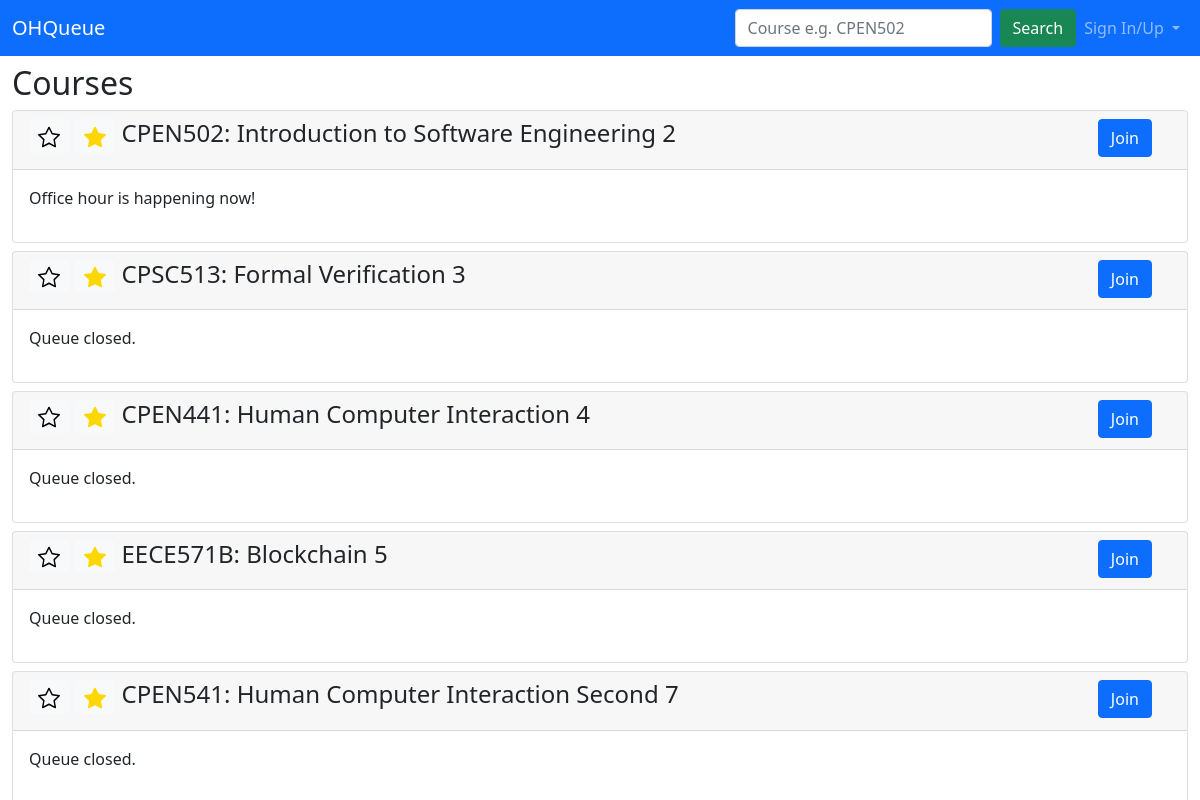
The app's page /, older data.
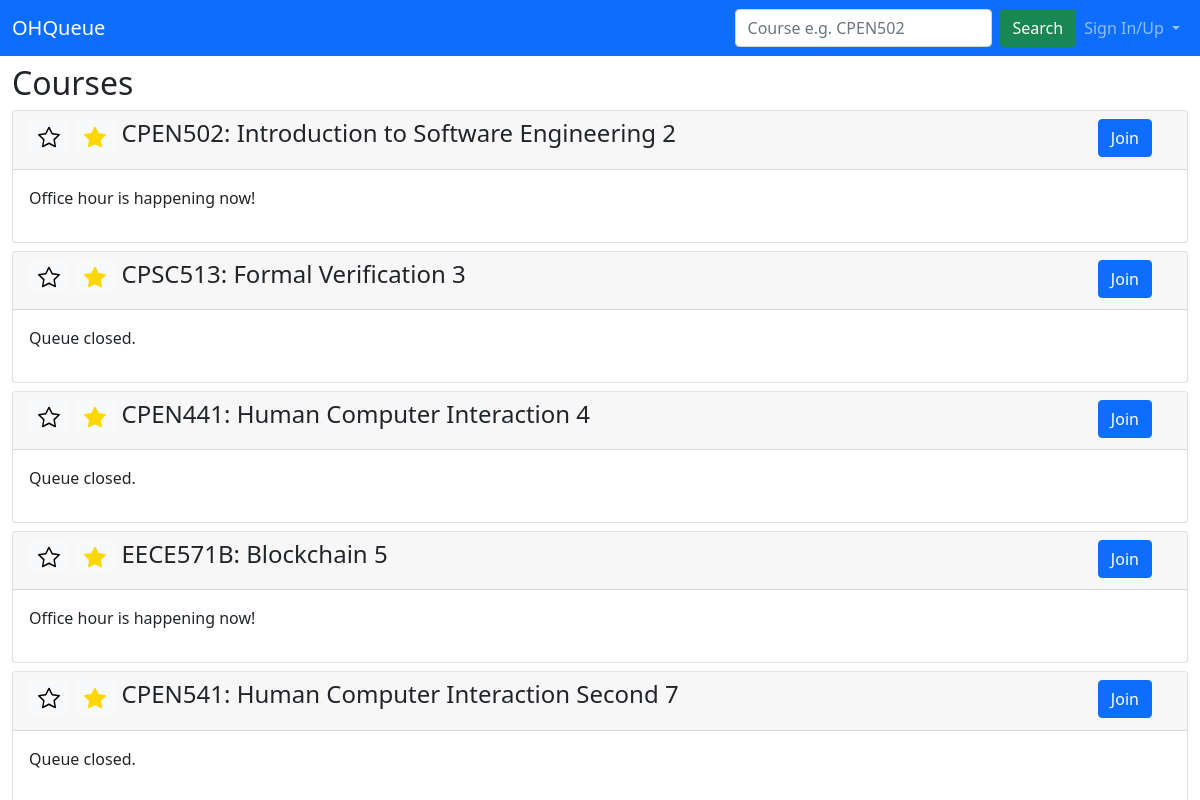
The same page, newer data.
### ohq/models.py (models this page shows, shortened)
class Course(models.Model):
    code = models.CharField(max_length=10)
    subject = models.CharField(null=False,
        max_length=5,
        choices=SUBJECT_CODE,
        default=CPEN)
    number = models.IntegerField(default=0)
    session = models.CharField(max_length=5, default="")
    semester = models.CharField(null=False,
        max_length=2,
        choices=SEMESTER,
        default=W1)
    course_name = models.CharField(max_length=100, default="")
    status = models.BooleanField(default=False)

### ohq/views.py (the view)
class CourseListView(generic.ListView):
    model = Course
    template_name = "course_list.html"
    context_object_name = "course_list"

### ohq/templates/ohq/course_list.html (shortened to what this page needs)
<!DOCTYPE html>
<html lang="en">
<head>
    {% load static %}
    <link href="https://cdn.jsdelivr.net/npm/bootstrap@5.1.3/dist/css/bootstrap.min.css" rel="stylesheet">
</head>
<body>
  <nav class="navbar navbar-expand-lg navbar-dark bg-primary">
    <div class="container-fluid">
      <a class="navbar-brand" href="/">OHQueue</a>
      <div class="collapse navbar-collapse justify-content-end" id="navbarSupportedContent">
        <form class="d-flex" action="{% url 'ohq:search' %}" method="post">
          <input class="form-control me-2" type="search" placeholder="Course e.g. CPEN502" aria-label="Search">
          <button class="btn btn-success" type="submit">Search</button>
        </form>
        {% if user.is_authenticated %}
        <ul class="navbar-nav mb-2 mb-lg-0">
          <li class="nav-item dropdown">
            <a class="nav-link dropdown-toggle" href="#" id="navbarDropdown" role="button" data-bs-toggle="dropdown" aria-expanded="false">
              {{ user.username }}
            </a>
            <ul class="dropdown-menu dropdown-menu-end" aria-labelledby="navbarDropdown">
              <li><a class="dropdown-item text-center"" href="#">Manage Password</a></li>
              <li><a class="dropdown-item text-center"" href="{% url 'ohq:logout' %}">Sign Out</a></li>
            </ul>
          </li>
        </ul>
        {% else %}
        <ul class="navbar-nav mb-2 mb-lg-0">
          <li class="nav-item dropdown">
            <a class="nav-link dropdown-toggle" href="#" id="navbarDropdown" role="button" data-bs-toggle="dropdown" aria-expanded="false">
              Sign In/Up
            </a>
          </li>
        </ul>
        {% endif %}
      </div>
    </div>
  </nav>
    <div class="container-fluid mt-2">
        <h2>Courses</h2>
        <div class="card-columns-vertical">
            {% for course in course_list %}
                <div class="card mt-2">
                    <div class="card-header">
                      <div class="row justify-content-between">
                        <div class="col-11">
                          <h4>
                            <button type="button" class="btn btn-sm btn-light">
                            </button>
                            <button type="button" class="btn btn-sm btn-light">
                            </button>
                            {{ course.code }}: {{ course.course_name }} {{ course.id }}
                        </h4>
                        </div>
                        <div class="col-1">
                          <input type=button class="btn btn-primary" onClick="location.href='course/{{ course.id }}'"
                                  value='Join'>
                        </div>
                      </div>
                    </div>
                    <div class="card-body">
                        <p>
                            {% if course.status %}
                                Office hour is happening now!
                            {% else %}
                                Queue closed.
                            {% endif %}
                        </p>
                    </div>
                </div>
            {% endfor %}
        </div>
    </div>
</body>

Row changes from the older to the newer data that the page shows:
changed Course "EECE571B": status "Queue closed." → "Office hour is happening now!"
